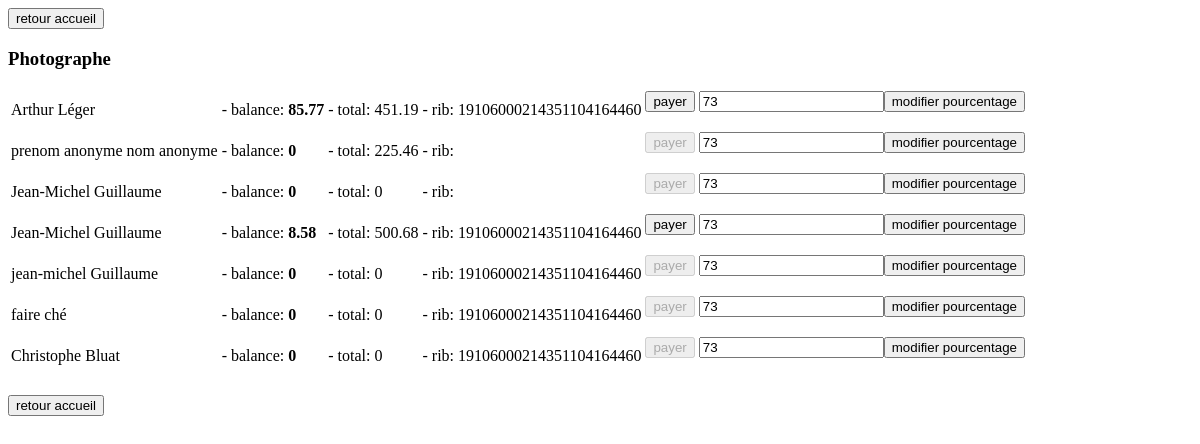
Before: /administration/photographe.php with the older database file.
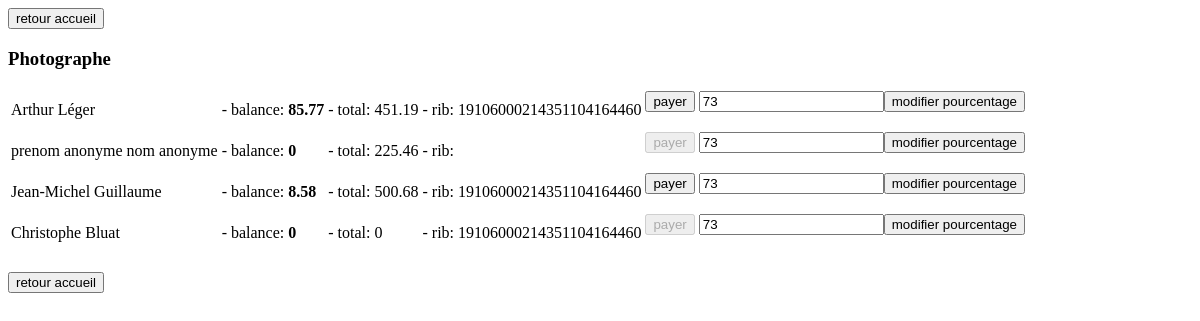
After: the same page with the newer database file.
### tables this page shows
CREATE TABLE IF NOT EXISTS `Photographe` (
  `photographeID` mediumint(8) unsigned NOT NULL auto_increment,
  `nomEntreprise` varchar(50) NOT NULL default '',
  `siren` varchar(50) NOT NULL default '',
  `telephone` varchar(20) NOT NULL default '',
  `siteWeb` varchar(50) NOT NULL default '',
  `home` varchar(100) NOT NULL default '',
  `pourcentage` tinyint(3) unsigned NOT NULL default '73',
  `note` float(4,2) unsigned NOT NULL default '6.00',
  `nombreVotant` int(10) unsigned NOT NULL default '1',
  `openftp` mediumint(8) unsigned NOT NULL,
  `rib_b` varchar(10) NOT NULL default '',
  `rib_g` varchar(10) NOT NULL default '',
  `rib_c` varchar(20) NOT NULL default '',
  `rib_k` varchar(5) NOT NULL default '',
  `bic` varchar(20) NOT NULL default '',
  `iban` varchar(30) NOT NULL default '',
  `id_utilisateur` mediumint(8) unsigned NOT NULL,
  PRIMARY KEY  (`photographeID`),
  KEY `fk_photographe_user` (`id_utilisateur`)
);

CREATE TABLE IF NOT EXISTS `Adresse` (
  `adresseID` mediumint(8) unsigned NOT NULL auto_increment,
  `nom` varchar(30) NOT NULL default '',
  `prenom` varchar(30) NOT NULL default '',
  `nomRue` varchar(50) NOT NULL default '',
  `complement` varchar(50) NOT NULL default '',
  `ville` varchar(50) NOT NULL default '',
  `codePostal` varchar(5) NOT NULL default '',
  `id_utilisateur` mediumint(8) unsigned NOT NULL,
  PRIMARY KEY  (`adresseID`),
  KEY `fk_adresse_utilisateur` (`id_utilisateur`)
);

### classes/modele/modele_dao/UtilisateurDAO.class.php (called while the page is built, shortened)
<?php
$dir_utilisateurdao_class_php = dirname(__FILE__);
include_once $dir_utilisateurdao_class_php . "/daophp5/DAO.class.php";
class UtilisateurDAO extends DAO{
	public function __construct() {
		$dsn = DBTYPE."://".DBUSER.":".DBPWD."@".DBHOST."/".DBPHOTOMENTIEL;
	}
	public function buildUtilisateurFromRow($row, $prefix = '', $pa = ''){
		$dir_utilisateurdao_class_php = dirname(__FILE__);
		include_once $dir_utilisateurdao_class_php . "/AdresseDAO.class.php";
		include_once $dir_utilisateurdao_class_php . "/../Adresse.class.php";
		$adao = new AdresseDAO();
		$adresse = $adao->buildAdresseFromRow($row, $pa);
		$id = $row->offsetGet($prefix . "utilisateurID");
		$email = htmlspecialchars($row->offsetGet($prefix . "email"));
		$dateInscription = htmlspecialchars($row->offsetGet($prefix . "dateInscription"));
		$mdp = htmlspecialchars($row->offsetGet($prefix . "mdp"));
		$actif = htmlspecialchars($row->offsetGet($prefix . "actif"));
		$pid = $row->offsetGet($prefix . "photographeID");
		$result = NULL;
		if(isset($pid)){
			$dirname = dirname(__FILE__);
			include_once $dirname . "/../Photographe.class.php";
			$result = new Photographe();
			$siren = htmlspecialchars($row->offsetGet($prefix . "siren"));
			$sw = htmlspecialchars($row->offsetGet($prefix . "siteWeb"));
			$tel = htmlspecialchars($row->offsetGet($prefix . "telephone"));
			$ne = htmlspecialchars($row->offsetGet($prefix . "nomEntreprise"));
			$home = htmlspecialchars($row->offsetGet($prefix . "home"));
			$rib_b = htmlspecialchars($row->offsetGet($prefix . "rib_b"));
			$rib_g = htmlspecialchars($row->offsetGet($prefix . "rib_g"));
			$rib_c = htmlspecialchars($row->offsetGet($prefix . "rib_c"));
			$rib_k = htmlspecialchars($row->offsetGet($prefix . "rib_k"));
			$bic = htmlspecialchars($row->offsetGet($prefix . "bic"));
			$iban = htmlspecialchars($row->offsetGet($prefix . "iban"));
			$pourcentage = $row->offsetGet($prefix . "pourcentage");
			$note = $row->offsetGet($prefix . "note");
			$nv = $row->offsetGet($prefix . "nombreVotant");
			$ftp = $row->offsetGet($prefix . "openftp");
			$result->setOpenFTP($ftp);
			$result->setNombreVotant($nv);
			$result->setNote($note);
			$result->setHome($home);
			$result->setPhotographeID($pid);
			$result->setNomEntreprise($ne);
			$result->setTelephone($tel);
			$result->setSiteWeb($sw);
			$result->setSiren($siren);
			$result->setRIB_b($rib_b);
			$result->setRIB_g($rib_g);
			$result->setRIB_c($rib_c);
			$result->setRIB_k($rib_k);
			$result->setBIC($bic);
			$result->setIBAN($iban);
			$result->setPourcentage($pourcentage);
		}else{
			$result = new Utilisateur();
		}
		$result->setActif($actif);
		$result->setMDP($mdp);
		$result->setDateInscription($dateInscription);
		$result->setEmail($email);
		$result->setUtilisateurID($id);
		$result->setAdresse($adresse);
		return $result;
	}
}
?>

### classes/modele/modele_dao/daophp5/ConnectionCache.class.php (called while the page is built, shortened)
<?php
 class ConnectionCache {
	private $cache;
	private static $instance = null;
	private function __construct() {
		$this->cache = new ArrayObject();
	}
	public static function getInstance() {
		if(self::$instance == null) {
			self::$instance = new connectionCache();
		}
		return self::$instance;
	}
	public function setEntry($key, $conn) {
		$this->cache->offsetSet(md5($key), $conn);
	}
	public function isEntry($key) {
		$i = $this->cache->getIterator();
		return false;
	}
}
?>

### classes/modele/modele_dao/daophp5/ConnectionFactory.class.php (called while the page is built, shortened)
<?php
require_once("ConnectionCache.class.php");
class ConnectionFactory {
	public static function makeConnection($connStr) {
		$cache = connectionCache::getInstance();
		if($cache->isEntry($connStr)) {
			return $cache->getEntry($connStr);
		} else {
			$pattern = "/^([a-zA-Z]+):\/\/([a-zA-Z0-9]+):([a-zA-Z0-9_-]+)@([-.a-zA-Z0-9]+|[0-9]{1,3}\.[0-9]{1,3}\.[0-9]{1,3}\.[0-9]{1,3})\/([a-zA-Z0-9_]+)$/";
			if(!preg_match($pattern, $connStr, $matches)) {
				throw new ConnFactoryException('Connection string: '.$connStr.' not in correct format (dbtype://user:pass@host/dbname))');
			}
			list($match, $dbtype, $user, $pass, $host, $db) = $matches;
			switch(strtolower($dbtype)) {
				case "mysql":
					require_once("DataAccessMysql.class.php");
					$da = new DataAccessMysql($host, $user, $pass, $db);
					return $da;
					break;
			}
		}
	}
}
?>

### classes/modele/modele_dao/daophp5/DataAccessMysql.class.php (called while the page is built, shortened)
<?php
require_once("DataResultMysql.class.php");
require_once("ConnectionCache.class.php");
class DataAccessMysql implements DataAccess {
	protected $conn;
	public function connect($host, $user, $pass, $db) {
		if(!$this->conn = @mysql_connect($host, $user, $pass)) {
			$this->error = new DataAccessError("CONNECT", mysql_errno(), mysql_error());
			throw new DAOException('Could not connect to database, reason: '.$this->error->getErrorStr());
		}
		return true;
	}
	public function query($sql) {
		if(!$result = @mysql_query($sql, $this->conn)) {
			$this->error = new DataAccessError("QUERY", mysql_errno(), mysql_error());
			throw new DAOException('Could not execute query, reason: '.$this->error->getErrorStr());
		}
		return new DataResultMysql($result);
	}
}
?>

### classes/modele/Photographe.class.php (called while the page is built, shortened)
<?php
$dir_photographe_class_php = dirname(__FILE__);
include_once $dir_photographe_class_php . "/Utilisateur.class.php";
include_once $dir_photographe_class_php . "/modele_dao/PhotographeDAO.class.php";
class Photographe extends Utilisateur{
	public static function getPhotographes(){
		$daoPhotographe = new PhotographeDAO();
		return $daoPhotographe->getPhotographes();
	}
}
?>

### classes/modele/modele_dao/PhotographeDAO.class.php (called while the page is built, shortened)
<?php
$dir_photographedao_class_php = dirname(__FILE__);
include_once ($dir_photographedao_class_php . "/UtilisateurDAO.class.php");
class PhotographeDAO extends UtilisateurDAO{
	public function getPhotographes(){
		$query = "select * from Photographe as p, Utilisateur as u, Adresse as a where p.id_utilisateur = u.utilisateurID and a.id_utilisateur = u.utilisateurID";
		$tmp = $this->retrieve($query);
		return $this->extractArrayQuery($tmp, $this, "buildUtilisateurFromRow");
	}
}
?>

### classes/modele/modele_dao/daophp5/DAO.class.php (called while the page is built, shortened)
<?php
require_once("DataResult.class.php");
require_once("ConnectionFactory.class.php");
abstract class DAO {
	protected $da;
	public function __construct($connStr) {
		$this->da = ConnectionFactory::makeConnection($connStr);
	}
	public function retrieve($sql) {
		return $this->da->query($sql);
	}
}
?>

### classes/modele/modele_dao/daophp5/DataResultMysql.class.php (called while the page is built, shortened)
<?php
class DataResultMysql extends DataResult {
	private $format;
	public function __construct($result) {
		$this->result = $result;
		$this->format = self::DATA_RESULT_FORMAT_ASSOC;
	}
	protected function getRow() {
		if($row = mysql_fetch_array($this->result, $this->format)) {
			return new ArrayObject($row);
		}
		return false;
	}
	protected function dataSeek($row_num = 0) {
		return mysql_data_seek($this->result, $row_num);
	}
	public function getNumRows() {
		return mysql_num_rows($this->result);
	}
}
?>

### classes/modele/modele_dao/daophp5/DataResult.class.php (called while the page is built, shortened)
<?php
abstract class DataResult implements Iterator {
	protected $currentRow;
	protected $valid;
	 public function valid() {
		return $this->valid;
	}
	 public function current() {
		return $this->currentRow;
	}
	public function rewind() {
		if($this->dataSeek(0) !== false) {
        	return true;
		}
		return false;
	}
	public function next() {
		if(($this->currentRow = $this->getRow()) !== false) {
			$this->valid = true;
			return true;
		}
		$this->valid = false;
		return false;
	}
}
?>

### classes/modele/modele_dao/AdresseDAO.class.php (called while the page is built, shortened)
<?php
$dir_adressedao_class_php = dirname(__FILE__);
include_once $dir_adressedao_class_php . "/daophp5/DAO.class.php";
class AdresseDAO extends DAO{
	public function __construct() {
		$dsn = DBTYPE."://".DBUSER.":".DBPWD."@".DBHOST."/".DBPHOTOMENTIEL;
	}
	public function buildAdresseFromRow($row, $prefix = ''){
		$id = $row->offsetGet($prefix . "adresseID");
		$nom = htmlspecialchars($row->offsetGet($prefix . "nom"));
		$prenom = htmlspecialchars($row->offsetGet($prefix . "prenom"));
		$nomRue = htmlspecialchars($row->offsetGet($prefix . "nomRue"));
		$cmp = htmlspecialchars($row->offsetGet($prefix . "complement"));
		$ville = htmlspecialchars($row->offsetGet($prefix . "ville"));
		$cp = htmlspecialchars($row->offsetGet($prefix . "codePostal"));
		$idu = $row->offsetGet($prefix . "id_utilisateur");
		$result = new Adresse();
		$result->setAdresseID($id);
		$result->setNom($nom);
		$result->setPrenom($prenom);
		$result->setNomRue($nomRue);
		$result->setComplement($cmp);
		$result->setVille($ville);
		$result->setCodePostal($cp);
		$result->setID_Utilisateur($idu);
		return $result;
	}
}
?>

### classes/modele/Adresse.class.php (called while the page is built, shortened)
<?php
$dir_adresse_class_php = dirname(__FILE__);
include_once $dir_adresse_class_php . "/modele_dao/AdresseDAO.class.php";
?>

### classes/modele/modele_dao/AlbumDAO.class.php (called while the page is built, shortened)
<?php
$dir_albumdao_class_php = dirname(__FILE__);
include_once $dir_albumdao_class_php . "/daophp5/DAO.class.php";
include_once $dir_albumdao_class_php . "/PhotographeDAO.class.php";
class AlbumDAO extends DAO {
	public function buildAlbumFromRow($row, $prefix = ''){
		$id = $row->offsetGet($prefix . "albumID");
		$filigramme = htmlspecialchars($row->offsetGet($prefix . "filigramme"));
		$nom = htmlspecialchars($row->offsetGet($prefix . "nom"));
		$idp = $row->offsetGet($prefix . "id_photographe");
		$ide = $row->offsetGet($prefix . "id_evenement");
		$date = htmlspecialchars($row->offsetGet($prefix . "date"));
		$isp = $row->offsetGet($prefix . "isPublique");
		$etat = $row->offsetGet($prefix . "etat");
		$mod = $row->offsetGet($prefix . "module");
		$balance = $row->offsetGet($prefix . "balance");
		$gt = $row->offsetGet($prefix . "gainTotal");
		$mailing = $row->offsetGet($prefix . "mailing");
		$transfert = $row->offsetGet($prefix . "transfert");
		$result = new Album();
		$result->setTransfert($transfert);
		$result->setFiligramme($filigramme);
		$result->setAlbumID($id);
		$result->setNom($nom);
		$result->setID_Photographe($idp);
		$result->setID_Evenement($ide);
		$result->setDate($date);
		$result->setIsPublique($isp);
		$result->setEtat($etat);
		$result->setMailing($mailing);
		$result->setBalance($balance);
		$result->setGainTotal($gt);
		$result->setModule($mod);
		return $result;
	}
}
?>

### administration/photographe.php (the view, shortened to what this page needs)
<?php
$dir_administration_evenement_php = dirname(__FILE__);
include_once $dir_administration_evenement_php . "/../classes/modele/Photographe.class.php";
include $dir_administration_evenement_php . "/header.php";
?>
<form method="post" action="index.php">
	<input type="submit" value="retour accueil"/>
</form>
<h3>Photographe</h3>
<table>
<?php
$photographes = Photographe::getPhotographes();
foreach($photographes as $photographe){
	$balance = 0;
	$totalGain = 0;
	$albums = Album::getAlbumDepuisID_Photographe($photographe->getPhotographeID(), false);
	if($albums){
		foreach($albums as $album){
			$totalGain += $album->getGainTotal();
			$balance += $album->getBalance();
		}
	}
	if($balance>0){
		echo '<tr><td>' . $photographe->getAdresse()->getPrenom() . " " . $photographe->getAdresse()->getNom() . '</td><td> - balance: <b>' . $balance . '</b></td><td> - total: ' . $totalGain . '</td><td> - rib: ' . $photographe->getRIB_b() . $photographe->getRIB_g() . $photographe->getRIB_c() . $photographe->getRIB_k() . '</td><td><form method="post" action="dispatcher.php"><input type="hidden" name="action" value="payer"/><input type="hidden" name="id" value="' . $photographe->getPhotographeID() . '"/><input onclick="return confirm(\'Ceci remettra la balance du photographe et de tous ses albums à 0.\nContinuer?\');"  type="submit" value="payer"/></form></td><td><form method="post" action="dispatcher.php"><input type="hidden" name="action" value="modifier_photographe"/><input type="hidden" name="id" value="' . $photographe->getPhotographeID() . '"/><input type="text" name="pourcentage" value="'. $photographe->getPourcentage() . '"/><input type="submit" name="modifier" value="modifier pourcentage"/></form></td></tr>' . "\n";
	}else{
		echo '<tr><td>' . $photographe->getAdresse()->getPrenom() . " " . $photographe->getAdresse()->getNom() . '</td><td> - balance: <b>' . $balance . '</b></td><td> - total: ' . $totalGain . '</td><td> - rib: ' . $photographe->getRIB_b() . $photographe->getRIB_g() . $photographe->getRIB_c() . $photographe->getRIB_k() . '</td><td><form method="post" action="dispatcher.php"><input type="hidden" name="action" value="payer"/><input type="hidden" name="id" value="' . $photographe->getPhotographeID() . '"/><input onclick="return confirm(\'Ceci remettra la balance du photographe et de tous ses albums à 0.\nContinuer?\');" disabled  type="submit" value="payer"/></form></td><td><form method="post" action="dispatcher.php"><input type="hidden" name="action" value="modifier_photographe"/><input type="hidden" name="id" value="' . $photographe->getPhotographeID() . '"/><input type="text" name="pourcentage" value="'. $photographe->getPourcentage() . '"/><input type="submit" name="modifier" value="modifier pourcentage"/></form></td></tr>' . "\n";
	}
}
?>
</table><br/>
<form method="post" action="index.php">
	<input type="submit" value="retour accueil"/>
</form>
<?php
include $dir_administration_evenement_php . "/footer.php";
?>

### administration/header.php (shortened to what this page needs)
<html xmlns="http://www.w3.org/1999/xhtml" lang="fr_FR" xml:lang="fr_FR">
 <head>
</head>
<body>

Changed rows visible on the page:
removed photographe: adresse.prenom "Jean-Michel", adresse.nom "Guillaume", balance "0", totalGain "0", pourcentage "73"
removed photographe: adresse.prenom "jean-michel", adresse.nom "Guillaume", balance "0", totalGain "0", rib_b "19106", rib_g "00021", rib_c "43511041644", rib_k "60", pourcentage "73"
removed photographe: adresse.prenom "faire", adresse.nom "ché", balance "0", totalGain "0", rib_b "19106", rib_g "00021", rib_c "43511041644", rib_k "60", pourcentage "73"
